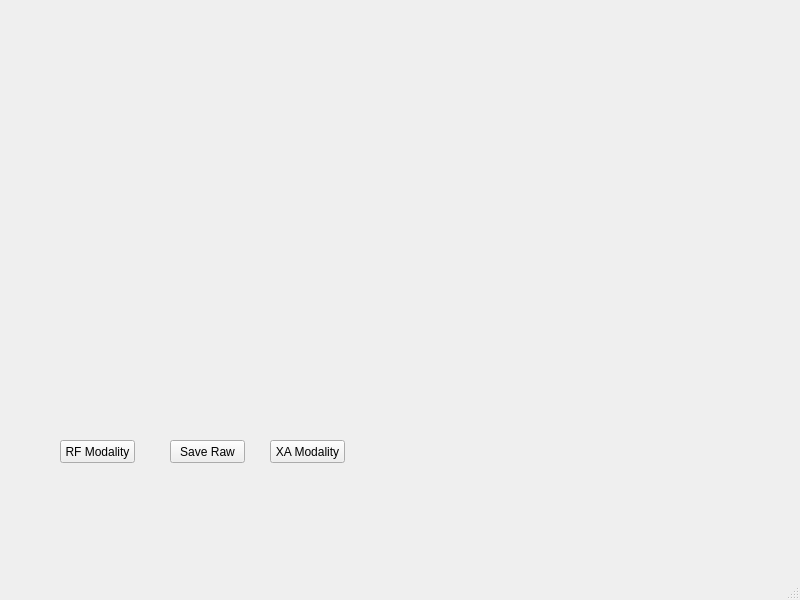
<?xml version="1.0" encoding="UTF-8"?>
<ui version="4.0">
 <class>MainWindow</class>
 <widget class="QMainWindow" name="MainWindow">
  <property name="geometry">
   <rect>
    <x>0</x>
    <y>0</y>
    <width>800</width>
    <height>600</height>
   </rect>
  </property>
  <property name="windowTitle">
   <string>MainWindow</string>
  </property>
  <widget class="QWidget" name="centralwidget">
   <widget class="QPushButton" name="RF_modality">
    <property name="geometry">
     <rect>
      <x>60</x>
      <y>440</y>
      <width>75</width>
      <height>23</height>
     </rect>
    </property>
    <property name="text">
     <string>RF Modality</string>
    </property>
   </widget>
   <widget class="QPushButton" name="SaveRaw">
    <property name="geometry">
     <rect>
      <x>170</x>
      <y>440</y>
      <width>75</width>
      <height>23</height>
     </rect>
    </property>
    <property name="text">
     <string>Save Raw</string>
    </property>
   </widget>
   <widget class="QPushButton" name="XA_modality">
    <property name="geometry">
     <rect>
      <x>270</x>
      <y>440</y>
      <width>75</width>
      <height>23</height>
     </rect>
    </property>
    <property name="text">
     <string>XA Modality</string>
    </property>
   </widget>
  </widget>
  <widget class="QMenuBar" name="menubar">
   <property name="geometry">
    <rect>
     <x>0</x>
     <y>0</y>
     <width>800</width>
     <height>21</height>
    </rect>
   </property>
  </widget>
  <widget class="QStatusBar" name="statusbar"/>
 </widget>
 <resources/>
 <connections/>
</ui>
